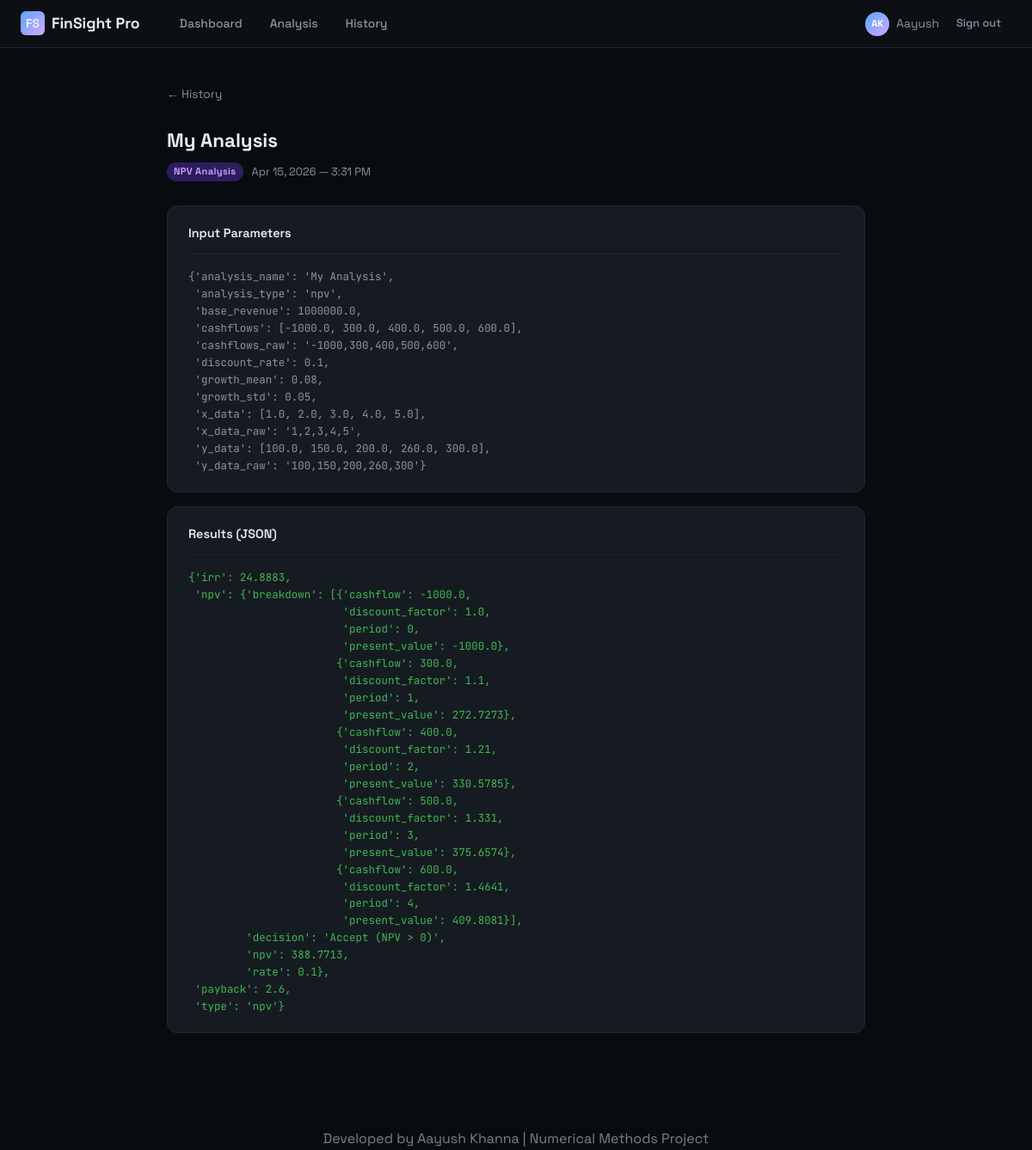
Screenshot of /history/7/ (signed in) with the database file from the repository.
### predictor/models.py (models this page shows, shortened)
class AnalysisHistory(models.Model):
    ANALYSIS_TYPES = [
        ("breakeven", "Break-Even Analysis"),
        ("forecast", "Revenue Forecast"),
        ("npv", "NPV Analysis"),
        ("monte_carlo", "Monte Carlo Simulation"),
        ("irr", "IRR Calculation"),
    ]
    user = models.ForeignKey(User, on_delete=models.CASCADE, related_name="analyses")
    analysis_type = models.CharField(max_length=20, choices=ANALYSIS_TYPES)
    name = models.CharField(max_length=100, default="Untitled Analysis")
    input_data = models.JSONField()
    result_data = models.JSONField()
    created_at = models.DateTimeField(default=timezone.now)
    class Meta:
        ordering = ["-created_at"]
        verbose_name_plural = "Analysis Histories"

### predictor/views.py (the view)
# urls.py: path("history/<int:pk>/", views.history_detail, name="history_detail"),
@login_required
def history_detail(request, pk):
    analysis = get_object_or_404(AnalysisHistory, pk=pk, user=request.user)
    return render(request, "predictor/history_detail.html", {"analysis": analysis})

### predictor/templates/predictor/history_detail.html (shortened to what this page needs)
{% extends "base.html" %}
{% block content %}
<div class="container" style="padding-top:40px;padding-bottom:60px;max-width:860px;">
  <div style="margin-bottom:24px;">
    <a href="{% url 'history' %}" style="color:var(--text-2);text-decoration:none;font-size:0.85rem;">← History</a>
  </div>
  <div style="display:flex;align-items:flex-start;justify-content:space-between;margin-bottom:28px;">
    <div>
      <h1 style="font-size:1.4rem;font-weight:700;">{{ analysis.name }}</h1>
      <div style="display:flex;gap:10px;align-items:center;margin-top:8px;">
        <span class="badge
          {% if analysis.analysis_type == 'breakeven' %}badge-blue
          {% elif analysis.analysis_type == 'forecast' %}badge-green
          {% elif analysis.analysis_type == 'npv' %}badge-purple
          {% elif analysis.analysis_type == 'monte_carlo' %}badge-orange
          {% else %}badge-blue{% endif %}">
          {{ analysis.get_analysis_type_display }}
        </span>
        <span style="font-size:0.8rem;color:var(--text-2);">{{ analysis.created_at|date:"M d, Y — g:i A" }}</span>
      </div>
    </div>
  </div>
  <div class="card" style="margin-bottom:16px;">
    <div class="card-header">
      <div class="card-title">Input Parameters</div>
    </div>
    <pre style="font-family:var(--mono);font-size:0.78rem;color:var(--text-2);overflow-x:auto;white-space:pre-wrap;">{{ analysis.input_data|pprint }}</pre>
  </div>
  <div class="card">
    <div class="card-header">
      <div class="card-title">Results (JSON)</div>
    </div>
    <pre style="font-family:var(--mono);font-size:0.78rem;color:var(--green);overflow-x:auto;white-space:pre-wrap;">{{ analysis.result_data|pprint }}</pre>
  </div>
</div>
{% endblock %}

### templates/base.html (shortened to what this page needs)
{% load static %}
<!DOCTYPE html>
<html lang="en">
<head>
</head>
<body>
  <nav class="nav">
    <a href="{% url 'landing' %}" class="nav-brand">
      <div class="logo-icon">FS</div>
      <span>FinSight Pro</span>
    </a>
    <div class="nav-links">
      {% if user.is_authenticated %}
        <a href="{% url 'dashboard' %}" class="nav-link {% if request.resolver_match.url_name == 'dashboard' %}active{% endif %}">Dashboard</a>
        <a href="{% url 'analysis' %}" class="nav-link {% if request.resolver_match.url_name == 'analysis' %}active{% endif %}">Analysis</a>
        <a href="{% url 'history' %}" class="nav-link {% if request.resolver_match.url_name == 'history' %}active{% endif %}">History</a>
      {% endif %}
    </div>
    <div class="nav-right">
      {% if user.is_authenticated %}
        <div class="nav-user">
          <div class="nav-avatar">{{ user.first_name|first|upper }}{{ user.last_name|first|upper }}</div>
          <span>{{ user.first_name|default:user.username }}</span>
        </div>
        <a href="{% url 'logout' %}" class="btn btn-ghost btn-sm">Sign out</a>
      {% else %}
        <a href="{% url 'login' %}" class="btn btn-ghost btn-sm">Sign in</a>
        <a href="{% url 'register' %}" class="btn btn-primary btn-sm">Get Started</a>
      {% endif %}
    </div>
  </nav>
  <div class="page">
    {% block content %}{% endblock %}
  </div>
  <footer style="text-align:center; margin-top:50px; color:gray;">
    Developed by Aayush Khanna | Numerical Methods Project
</footer>
</body>
</html>

### templates/base.html (style rules this page uses)
:root { --bg-base: #080c10; --bg-surface: #0d1117; --bg-raised: #161b22; --bg-hover: #1c2128; --border: #21262d; --border-hi: #30363d; --text-1: #e6edf3; --text-2: #8b949e; --text-3: #484f58; --accent: #58a6ff; --accent-dim: #1f4068; --green: #3fb950; --green-dim: #1a3a1f; --purple: #d2a8ff; --purple-dim: #2d1d5e; --orange: #ffa657; --orange-dim: #3d2209; --red: #f85149; --red-dim: #3d1010; --font: 'Space Grotesk', sans-serif; --mono: 'JetBrains Mono', monospace; --radius: 8px; --radius-lg: 12px; }
*, *::before, *::after { box-sizing: border-box; margin: 0; padding: 0; }
html { font-size: 16px; scroll-behavior: smooth; }
body { font-family: var(--font); background: var(--bg-base); color: var(--text-1); min-height: 100vh; line-height: 1.6; }
.nav { position: fixed; top: 0; left: 0; right: 0; z-index: 100; height: 56px; background: rgba(13, 17, 23, 0.95); backdrop-filter: blur(12px); border-bottom: 1px solid var(--border); display: flex; align-items: center; padding: 0 24px; gap: 0; }
.nav-brand { display: flex; align-items: center; gap: 8px; font-weight: 700; font-size: 1.1rem; color: var(--text-1); text-decoration: none; margin-right: 32px; }
.nav-brand .logo-icon { width: 28px; height: 28px; background: linear-gradient(135deg, var(--accent), var(--purple)); border-radius: 6px; display: flex; align-items: center; justify-content: center; font-size: 14px; font-weight: 700; }
.nav-links { display: flex; align-items: center; gap: 4px; flex: 1; }
.nav-link { padding: 6px 14px; border-radius: var(--radius); color: var(--text-2); text-decoration: none; font-size: 0.875rem; font-weight: 500; transition: color 0.15s, background 0.15s; }
.nav-right { display: flex; align-items: center; gap: 8px; }
.nav-user { display: flex; align-items: center; gap: 8px; font-size: 0.875rem; color: var(--text-2); }
.nav-avatar { width: 28px; height: 28px; border-radius: 50%; background: linear-gradient(135deg, var(--accent), var(--purple)); display: flex; align-items: center; justify-content: center; font-size: 11px; font-weight: 700; color: white; }
.page { padding-top: 56px; min-height: 100vh; }
.container { max-width: 1200px; margin: 0 auto; padding: 0 24px; }
.btn { display: inline-flex; align-items: center; gap: 6px; padding: 8px 20px; border-radius: var(--radius); font-family: var(--font); font-size: 0.875rem; font-weight: 500; cursor: pointer; border: none; text-decoration: none; transition: all 0.15s; white-space: nowrap; }
.btn-ghost { background: transparent; color: var(--text-2); border: none; }
.btn-sm { padding: 5px 12px; font-size: 0.8rem; }
.card { background: var(--bg-raised); border: 1px solid var(--border); border-radius: var(--radius-lg); padding: 20px 24px; }
.card-header { display: flex; align-items: center; justify-content: space-between; margin-bottom: 16px; padding-bottom: 12px; border-bottom: 1px solid var(--border); }
.card-title { font-size: 0.9rem; font-weight: 600; color: var(--text-1); }
.badge { display: inline-flex; align-items: center; gap: 4px; padding: 2px 8px; border-radius: 20px; font-size: 0.7rem; font-weight: 600; letter-spacing: 0.03em; }
.badge-purple { background: var(--purple-dim); color: var(--purple); }

### rows the page displays
AnalysisHistory: name "My Analysis", analysis_type "NPV Analysis", created_at "Apr 15, 2026 — 3:31 PM", input_data|pprint "{'analysis_name': 'My Analysis', 'analysis_type': 'npv', 'base_revenue': 1000000.0, 'cashflows': [-1000.0, 300.0, 400.0, 500.0, 600.0], 'cashflows_raw': '-1000,300,400,500,600', 'discount_rate': 0.1, 'growth_mean': 0.08, 'growth_std': 0.05, 'x_data': [1.0, 2.0, 3.0, 4.0, 5.0], 'x_data_raw': '1,2,3,4,5', 'y_data': [100.0, 150.0, 200.0, 260.0, 300.0], 'y_data_raw': '100,150,200,260,300'}", result_data|pprint "{'irr': 24.8883, 'npv': {'breakdown': [{'cashflow': -1000.0, 'discount_factor': 1.0, 'period': 0, 'present_value': -1000.0}, {'cashflow': 300.0, 'discount_factor': 1.1, 'period': 1, 'present_value': 272.7273}, {'cashflow': 400.0, 'discount_factor': 1.21, 'period': 2, 'present_value': 330.5785}, {'cashflow': 500.0, 'discount_factor': 1.331, 'period': 3, 'present_value': 375.6574}, {'cashflow': 600.0, 'discount_factor': 1.4641, 'period': 4, 'present_value': 409.8081}], 'decision': 'Accept (NPV > 0)', 'npv': 388.7713, 'rate': 0.1}, 'payback': 2.6, 'type': 'npv'}"

### other values shown
{{ user.first_name|first|upper }} "A"
{{ user.last_name|first|upper }} "K"
{{ user.first_name|default:user.username }} "Aayush"
